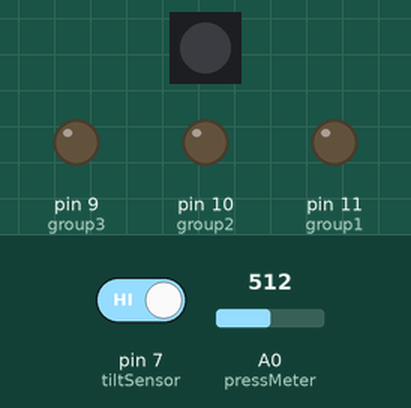
Recording of a sketch running on a simulated Arduino Uno, built with avr-gcc and run on an emulated ATmega328P. On the bench: 1 RGB LEDs in strip order, left to right, output pins drawn as LEDs (lit = HIGH). Dashed ring = blinking. The test bench sets the inputs (shaded band); at power-on: pin 7 (tiltSensor) HIGH, A0 (pressMeter) = 512. Dim RGB values are drawn brighter than linear; random numbers use the default seed unless the sketch sets one; what the sketch prints to the serial monitor is not drawn.

Above: at 1.2 s.
1.3 s: pin 7 (tiltSensor) driven LOW
At 2.5 s:
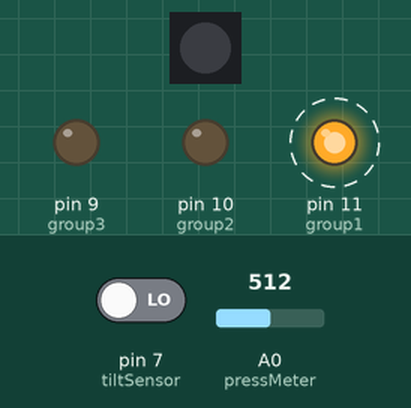
At 4.0 s:
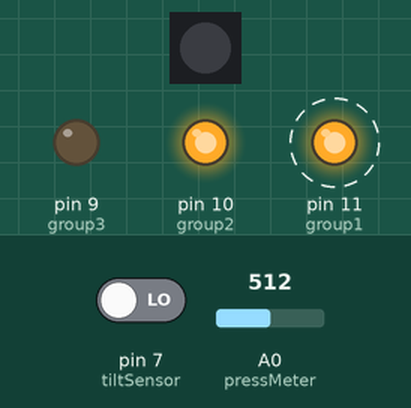
4.3 s: A0 (pressMeter) set to 716
At 6.5 s:
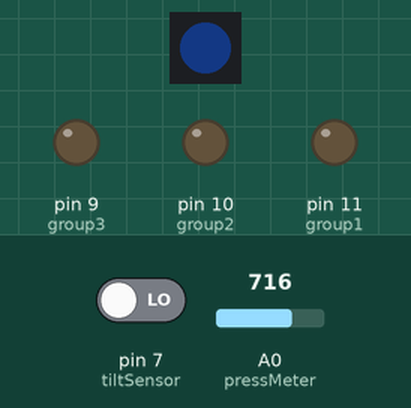
10.3 s: pin 7 (tiltSensor) driven HIGH
Timing chart, 0 to 13.3 s (numbered marks = the images above; inputs shaded):
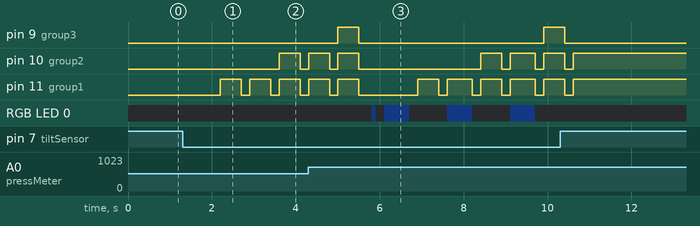

The sketch:

Eindopdracht_v2.ino
```cpp
#include <Adafruit_NeoPixel.h> // Neopixel library aanroepen
#define PIN 12 // Neopixel staat aangesloten op digitale pin 5
Adafruit_NeoPixel strip = Adafruit_NeoPixel(1, PIN, NEO_GRB + NEO_KHZ800); // Aangeven dat we maar 1 neopixel gebruiken

//Sensoren
int pressMeter = A0; //Force Sensitive Resistor
int pressVal;
int tiltSensor = 7; //Tiltsensor
int tiltVal;

//LED lichten
int group1 = 11; //linksboven en rechtsonder led
int group2 = 10; //rechtsboven en linksonder led
int group3 = 9; //2 middelste leds
int neopixel = 12; //Neopixel, geldt als 7e led
long colorRange; //Een int kan maximaal tot 65,535 cijfers opslaan. Daarom wordt een long gebruikt dat tot 4,294,967,295 cijfers kan opslaan.

int result; //Bewaart het nummer dat random is gekozen
int delayTime = 200; // Tijdsduur pauze tussen animatie rollen van dobbelsteen
int showTime = 500; // Tijdsduur pauze tussen aan/uit LEDS tijdens animeren

void setup() {
  Serial.begin(9600);
  strip.begin(); //start de Neopixel op
  strip.setBrightness(10); //Lichtsterkte van de Neopixel staat op 15 omdat 255 te veel licht is
  strip.show();
  pinMode(group1 , OUTPUT);
  pinMode(group2 , OUTPUT);
  pinMode(group3 , OUTPUT);
  randomSeed(analogRead(5)); //Dit zorgt ervoor dat er altijd een random nummer wordt gekozen.
}

void loop() {
  tiltVal = digitalRead(tiltSensor); //Slaat de waarde van de tiltsensor op
  pressVal = analogRead(pressMeter); //Slaat de waarde van de druksensor op
  colorRange = map(pressVal, 0, 400, 16777215, 0); //Alle mogelijke kleuren worden gemapt tussen de waardes van de druksensor
  neoPixel();
  Serial.println(tiltVal);
  if (tiltVal == 0) { //Wanneer de tiltsensor wordt gekanteld worden deze functies uitgevoerd
      diceAnimate();
      diceResult();
      diceChoice();
  }
}

void diceResult() {
  result = random(1, 8); // Kies een random getal van 1 tot 7
}

void diceChoice() {
    switch(result) {
      case 1:    // 1 Gegooid
        neoPixel();
        break;
      case 2:    // 2 Gegooid
        digitalWrite(group1, HIGH);
        break;
      case 3:    // 3 Gegooid
        digitalWrite(group1, HIGH);
        neoPixel();
        break;
      case 4:    // 4 Gegooid
        digitalWrite(group1, HIGH);
        digitalWrite(group2, HIGH);
        break;
      case 5:    // 5 Gegooid
        digitalWrite(group1, HIGH);
        digitalWrite(group2, HIGH);
        neoPixel();
        break;
      case 6:    // 6 Gegooid
        digitalWrite(group1, HIGH);
        digitalWrite(group2, HIGH);
        digitalWrite(group3, HIGH);
        break;
      case 7:    // 7 Gegooid
        digitalWrite(group1, HIGH);
        digitalWrite(group2, HIGH);
        digitalWrite(group3, HIGH);
        neoPixel();
        break;
    }
}

void diceAnimate() {
  digitalWrite(group1, LOW); //Reset, alle LEDs uit
  digitalWrite(group2, LOW);
  digitalWrite(group3, LOW);
  strip.setPixelColor(0, 0, 0, 0);
  strip.show();
  delay(delayTime);

  neoPixel();    // 1 Gooien
  delay(showTime);
  strip.setPixelColor(0, 0, 0, 0);
  strip.show();
  delay(delayTime);

  digitalWrite(group1, HIGH);    // 2 Gooien
  delay(showTime);
  digitalWrite(group1, LOW);
  delay(delayTime);

  digitalWrite(group1, HIGH);    // 3 Gooien
  neoPixel();
  delay(showTime);
  digitalWrite(group1, LOW);
  strip.setPixelColor(0, 0, 0, 0);
  strip.show();
  delay(delayTime);

  digitalWrite(group1, HIGH);    // 4 Gooien
  digitalWrite(group2, HIGH);
  delay(showTime);
  digitalWrite(group1, LOW);
  digitalWrite(group2, LOW);
  delay(delayTime);

  digitalWrite(group1, HIGH);    // 5 Gooien
  digitalWrite(group2, HIGH);
  neoPixel();
  delay(showTime);
  digitalWrite(group1, LOW);
  digitalWrite(group2, LOW);
  strip.setPixelColor(0, 0, 0, 0);
  strip.show();
  delay(delayTime);

  digitalWrite(group1, HIGH);    // 6 Gooien
  digitalWrite(group2, HIGH);
  digitalWrite(group3, HIGH);
  delay(showTime);
  digitalWrite(group1, LOW);
  digitalWrite(group2, LOW);
  digitalWrite(group3, LOW);
  delay(delayTime);
}

void neoPixel() {
  if (result == 1 || result == 3 || result == 5 || result == 7) {
    strip.setPixelColor(0, colorRange);
    strip.show();
    delay(100);
  } else {
    strip.setPixelColor(0, 0, 0, 0);
    strip.show();
  }
}
```

Measured:
- after the input at 1.3 s, pin 10 (group2): LOW → HIGH after 2.3 s, → LOW 0.50 s later; pin 11 (group1): alternates HIGH for 0.50 s and LOW for 0.20 s, starting after 0.90 s
- after the input at 4.3 s, RGB LED 0: off → RGB(1, 3, 7) after 1.5 s, → off 0.10 s later, → RGB(1, 3, 7) 0.20 s later, → off 0.60 s later, … (8 changes in this stretch)
